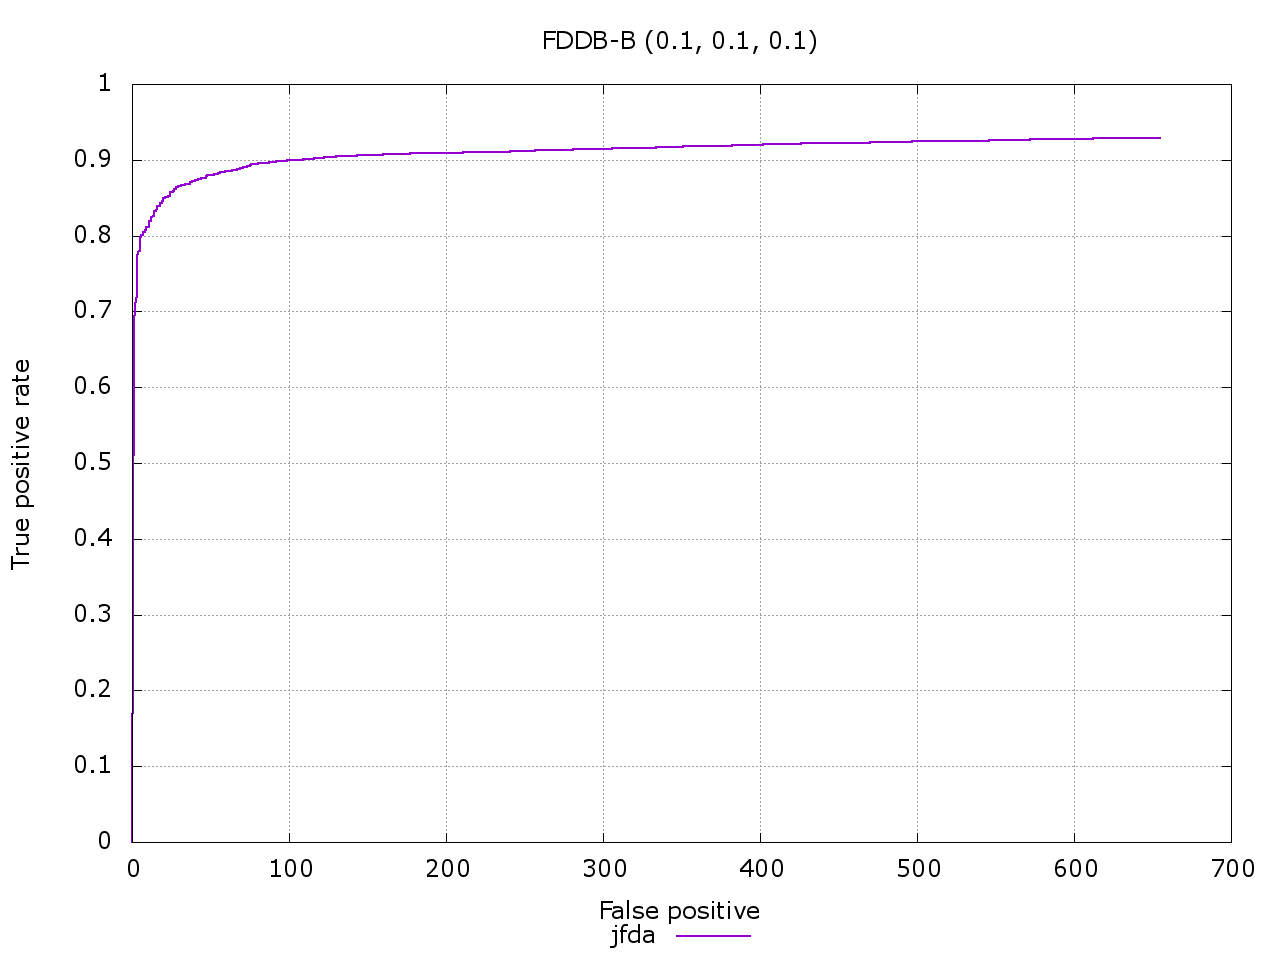

Generate this figure with gnuplot:
# Compare your discrete ROC curves with other methods
# At terminal: gnuplot discROC.p
set terminal png size 1280, 960 enhanced font 'Verdana,18'
set size 1,1
set grid
set title "FDDB-B Threshold (0.1, 0.1, 0.1)"
set ylabel "True positive rate"
set xlabel "False positive"
set key below
set output "fddb-b.png"
plot "fddb-b.txt" using 2:1 title 'jfda' with lines lw 2 , \
